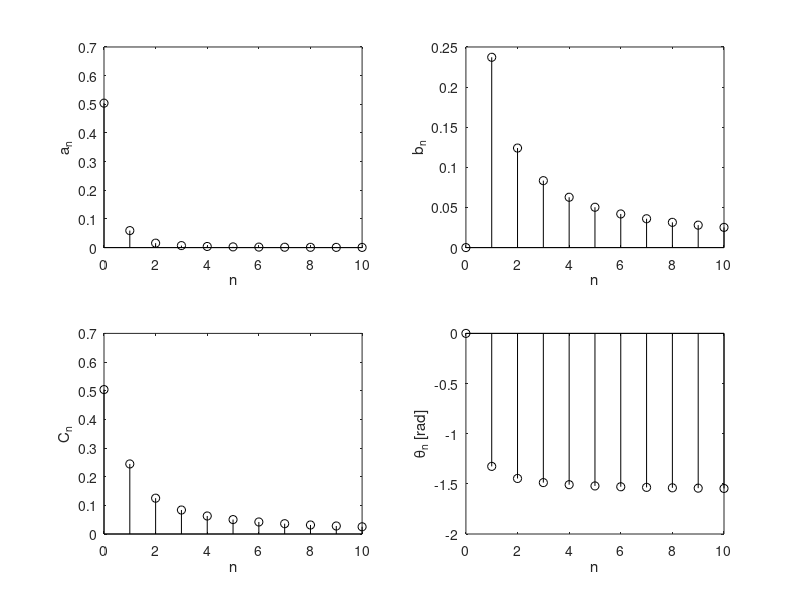

This chart was generated by the following MATLAB code:
n = 1:10; a_n(1) = 0.504; a_n(n+1) = 0.504*2./(1+16*n.^2); 
        b_n(1) = 0; b_n(n+1) = 0.504*8*n./(1+16*n.^2);
        C_n(1) = a_n(1); C_n(n+1) = sqrt(a_n(n+1).^2+b_n(n+1).^2); 
        theta_n(1) = 0; theta_n(n+1) = atan2(-b_n(n+1),a_n(n+1));
        n = [0,n];
        clf; subplot(2,2,1); stem(n,a_n,'k'); ylabel('a_n'); xlabel('n');
        subplot(2,2,2); stem(n,b_n,'k'); ylabel('b_n'); xlabel('n');
        subplot(2,2,3); stem(n,C_n,'k'); ylabel('C_n'); xlabel('n');
        subplot(2,2,4); stem(n,theta_n,'k'); ylabel('\theta_n [rad]'); xlabel('n');
output1=a_n;
output2=b_n;
output3=C_n;
output4=theta_n;